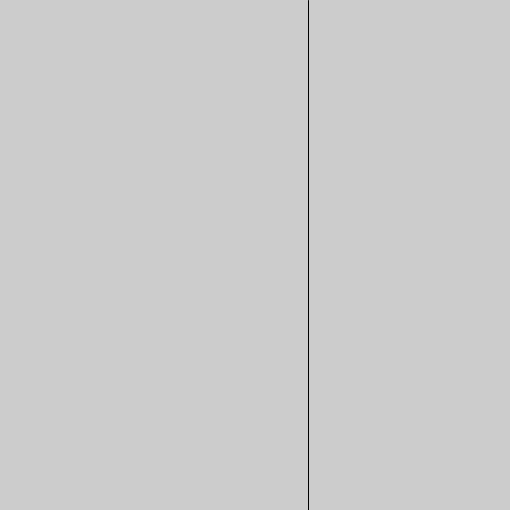
Frame 1 (no input)
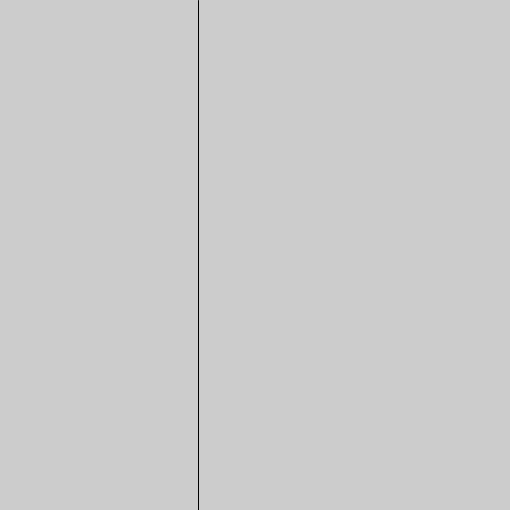
Frame 60 (the mouse pressed at the canvas centre just before this capture)
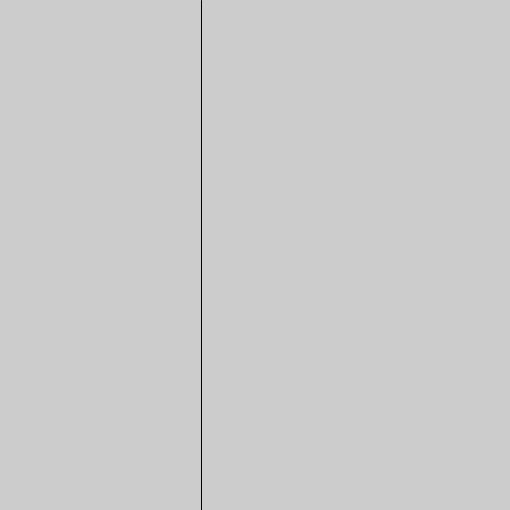
Frame 120 (the mouse held since frame 60 and released just before this capture)

The Processing sketch that drew these frames (run headless with seeded random() and noise(); from frame 60 on, the mouse is pressed at the canvas centre):

// Processing sketch: movementRelatedBackground
// ── movementRelatedBackground.pde
int red = 0;
int green = 0;
int blue = 0;
boolean up = true;

void setup(){
 background(0,0,0);
 size(255*2,255*2);
}

//void draw(){
//  red = (mouseX*255)/width;
//   
//  green = (mouseY*255)/height;
//  
//  if(mousePressed){
//     if(up){
//     blue++;
//     if(blue>=255){
//      up = false; 
//     }
//    }
//    else{
//      blue--;
//      if(blue<=0){
//        up = true; 
//      }
//    }  
//  }
//  
// 
//  background(red, green, blue);
//  text(str(red) + " " + str(green)  + " " + str(blue), 5, 15);
//
//
//
//}

float xoff = 0.0;
void draw() {
  background(204);
  xoff = xoff + .01;
  float n = noise(xoff) * width;
  line(n, 0, n, height);
}

//mouseReleased()
//mousePressed()
